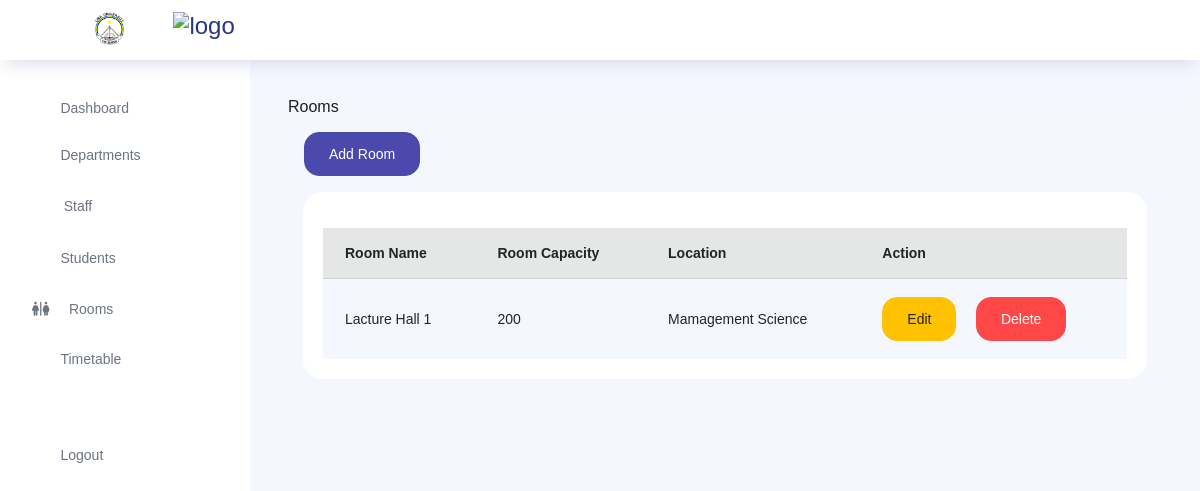
The page /room/ (signed in) on the database as committed earlier.
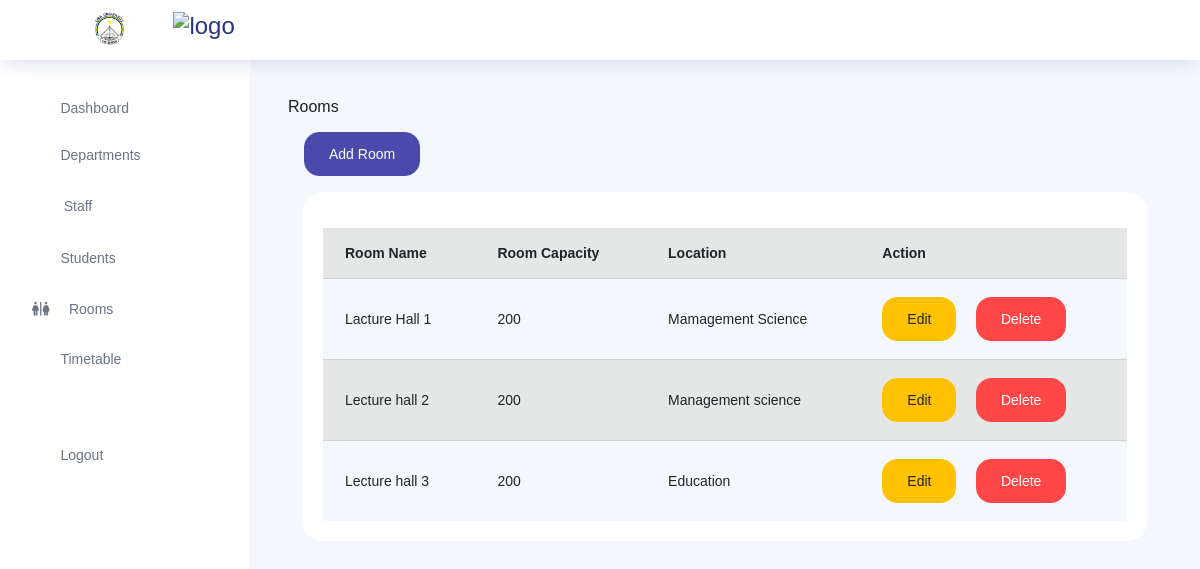
The same page on the database as committed later.
### store/models.py (models this page shows, shortened)
class Room(models.Model):
    room_name = models.CharField(max_length=50)
    capacity = models.PositiveIntegerField()
    location = models.CharField(max_length=100)

### core/views.py (the view, shortened to what this page needs)
# urls.py: path('room/', views.rooms, name='room'),
def rooms(request):
    if not request.user.is_authenticated:
        messages.error(request, 'You need to be logged in to view this page.')
        return redirect('core:login')
    rooms = Room.objects.all()
    context = {
        'rooms': rooms,
    }
    return render(request, 'core/room.html', context)

### templates/core/room.html (shortened to what this page needs)
{% extends 'core/layout.html'%} {% block content %} Rooms
<br />
<a href="#" class="btn btn-primary m-3" data-toggle="modal" data-target="#addRoom">Add Room</a>
<div class="col-lg-12 grid-margin stretch-card">
  <div class="card">
    <div class="card-body">
      <div class="table-responsive pt-3">
        <table class="table table-secondary table-striped">
          <thead>
            <tr>
              <th>
                Room Name
              </th>
              <th>
                Room Capacity
              </th>
              <th>
                Location
              </th>
              <th>
                Action
              </th>
            </tr>
          </thead>
          <tbody>
            {% for r in rooms %}
            <tr>
              <td>
                {{r.room_name}}
              </td>
              <td>
                {{r.capacity}}
              </td>
              <td>
                {{r.location}}
              </td>
              <td>
                <a href="#" data-toggle="modal" data-target="#editRoom{{ r.id }}"
                  class="btn btn-warning">Edit</a>&nbsp;&nbsp;&nbsp;&nbsp;
                <a href="{% url 'core:deleteRoom' pk=r.id%}" onclick="return(confirm('Are you sure you want to delete this room?'))"
                  class="btn btn-danger">Delete</a>
              </td>
            </tr>
            {%endfor%}
          </tbody>
        </table>
      </div>
    </div>
  </div>
</div>
{%endblock%}

Rows that differ between the two databases and show on the page:
added Room: room_name "Lecture hall 2", capacity "200", location "Management science"
added Room: room_name "Lecture hall 3", capacity "200", location "Education"
